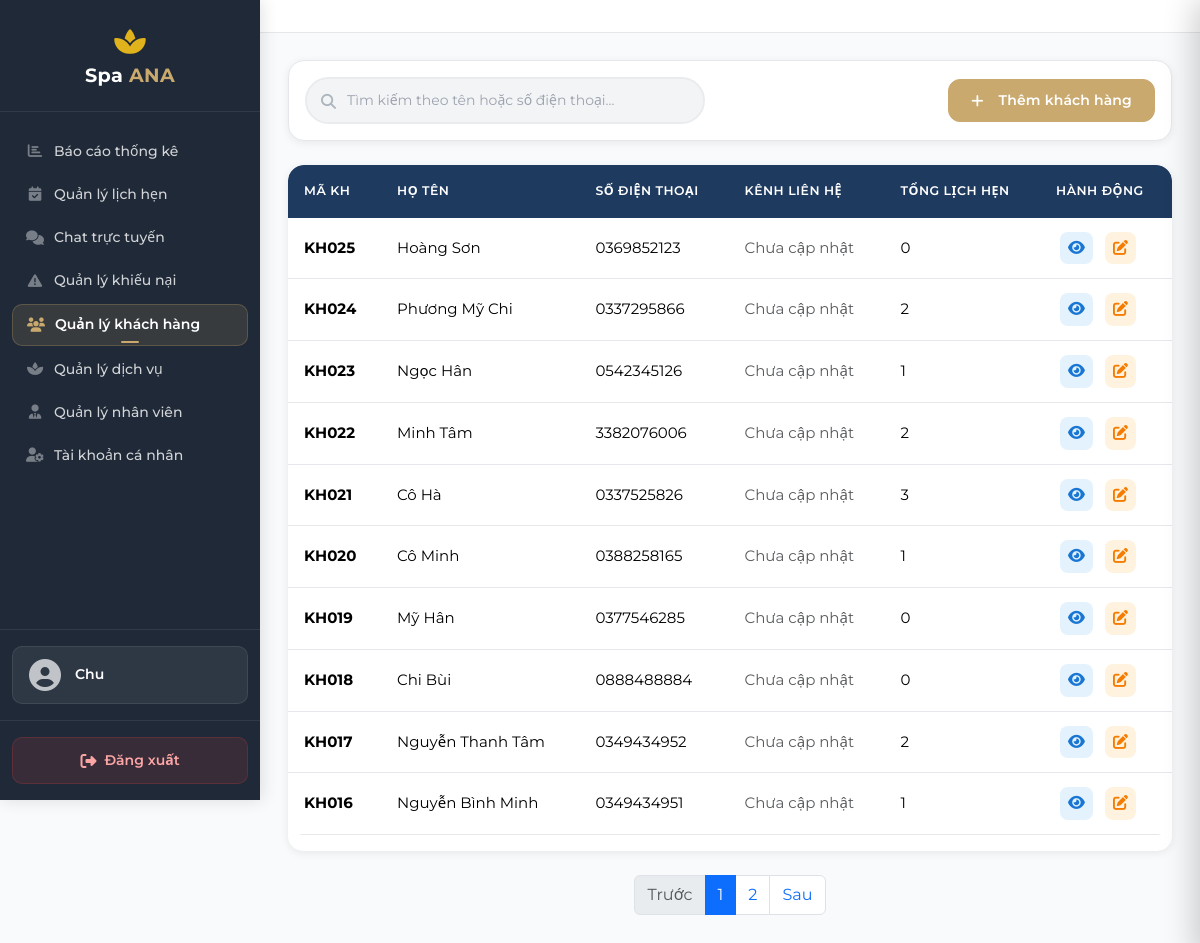
The app's page /manage/customers/ (signed in), older data.
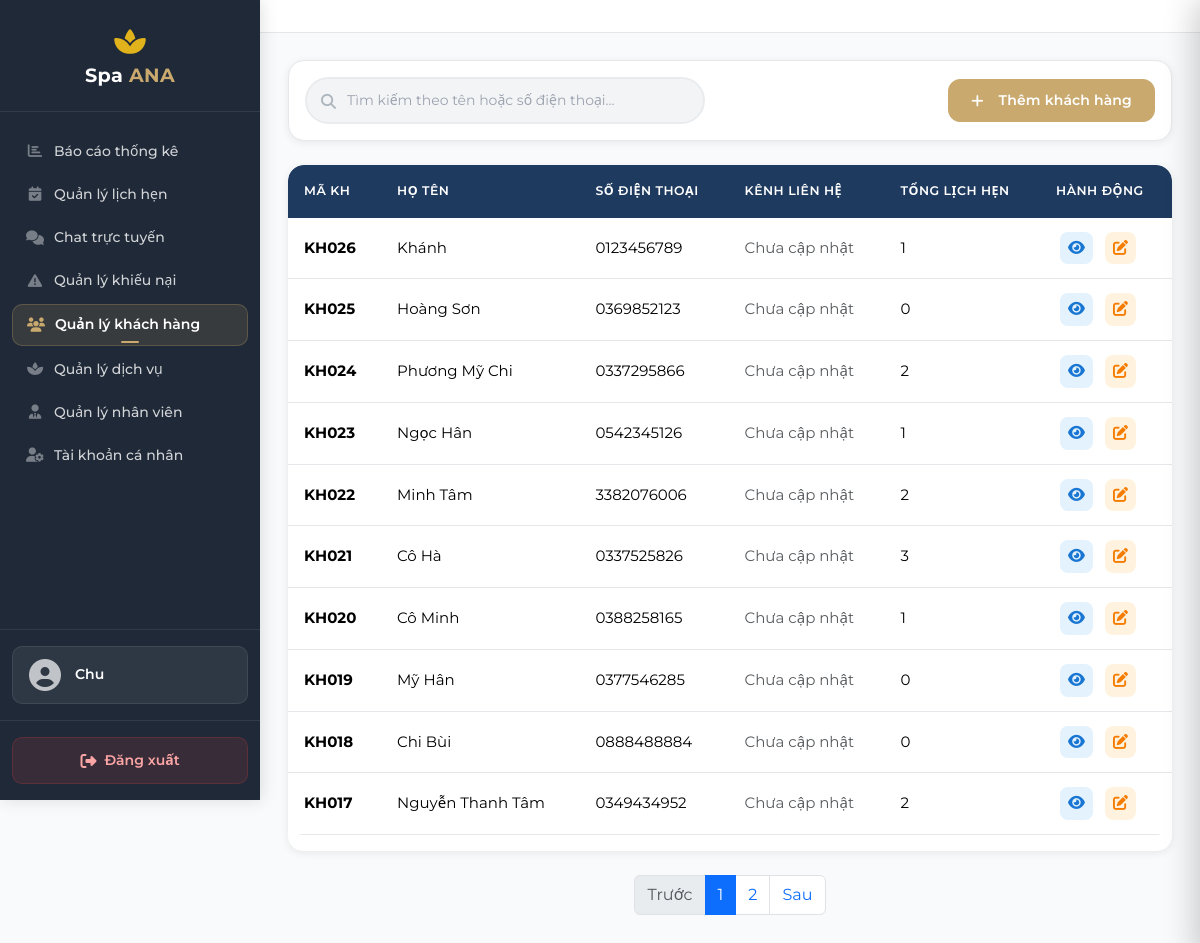
The same page, newer data.
### customers/models.py (models this page shows, shortened)
class CustomerProfile(models.Model):
    GENDER_CHOICES = [
        ('Nam', 'Nam'),
        ('Nu', 'Nữ'),
        ('Khac', 'Khác'),
    ]
    user = models.OneToOneField(
        User, on_delete=models.SET_NULL,
        null=True, blank=True,
        related_name='customer_profile',
        verbose_name='User'
    )
    phone = models.CharField(max_length=15, unique=True, verbose_name='Số điện thoại')
    full_name = models.CharField(max_length=100, verbose_name='Họ và tên')
    email = models.CharField(max_length=255, blank=True, null=True, unique=True, verbose_name='Email')
    gender = models.CharField(max_length=10, choices=GENDER_CHOICES, blank=True, null=True, verbose_name='Giới tính')
    dob = models.DateField(blank=True, null=True, verbose_name='Ngày sinh')
    address = models.CharField(max_length=255, blank=True, null=True, verbose_name='Địa chỉ')
    notes = models.CharField(max_length=1000, blank=True, null=True, verbose_name='Ghi chú')
    contact_channel = models.CharField(max_length=20, blank=True, null=True, verbose_name='Kênh liên hệ')
    created_at = models.DateTimeField(auto_now_add=True, verbose_name='Thời điểm tạo hồ sơ')
    updated_at = models.DateTimeField(auto_now=True, null=True, blank=True, verbose_name='Thời điểm cập nhật gần nhất')
    class Meta:
        db_table = 'customer_profiles'
        verbose_name = 'Khách hàng'
        verbose_name_plural = 'Khách hàng'
        ordering = ['-created_at']
        indexes = [models.Index(fields=['phone'])]
        constraints = [
            models.CheckConstraint(
                check=models.Q(gender__in=['Nam', 'Nu', 'Khac']) | models.Q(gender__isnull=True),
                name='customerprofile_gender_valid'
            )
        ]

### customers/views.py (the view, shortened to what this page needs)
# urls.py: path('manage/customers/', views.admin_customers, name='admin_customers'),
@login_required(login_url='accounts:login')
def admin_customers(request):
    if not (request.user.is_staff or request.user.is_superuser):
        messages.error(request, 'Bạn không có quyền truy cập trang này.')
        return redirect('pages:home')
    search_query = request.GET.get('search', '').strip()
    customers_qs = CustomerProfile.objects.select_related('user').filter(
        Q(user__isnull=True) | Q(user__is_staff=False, user__is_superuser=False)
    )
    if search_query:
        customers_qs = customers_qs.filter(
            Q(full_name__icontains=search_query) |
            Q(phone__icontains=search_query)
        )
    customers_qs = customers_qs.order_by('-created_at')
    from django.core.paginator import Paginator, EmptyPage, PageNotAnInteger
    paginator = Paginator(customers_qs, 10) # 10 items per page
    page_number = request.GET.get('page', 1)
    try:
        customers = paginator.get_page(page_number)
    except PageNotAnInteger:
        customers = paginator.get_page(1)
    except EmptyPage:
        customers = paginator.get_page(paginator.num_pages)
    return render(request, 'customers/admin_customers.html', {
        'customers': customers,
        'search_query': search_query,
    })

### templates/customers/admin_customers.html (shortened to what this page needs)
{% extends "manage/base.html" %}
{% load static %}
{% block content %}
<div class="card mb-4">
    <div class="card-body">
        <div class="row align-items-center">
            <div class="col-md-8">
                <form method="GET" action="{% url 'customers:admin_customers' %}" class="search-box m-0 w-100" id="searchFilterForm">
                    <i class="fas fa-search"></i>
                    <input type="text" class="form-control" name="search" id="searchInput" placeholder="Tìm kiếm theo tên hoặc số điện thoại..." value="{{ search_query }}">
                </form>
            </div>
            <div class="col-md-4 text-md-end mt-3 mt-md-0">
                <button class="btn btn-warning" data-bs-toggle="modal" data-bs-target="#addCustomerModal">
                    <i class="fas fa-plus me-2"></i>Thêm khách hàng
                </button>
            </div>
        </div>
    </div>
</div>
<div class="customer-table">
    <div class="table-responsive">
        <table class="table table-hover" id="customerTable">
            <thead>
                <tr>
                    <th>Mã KH</th>
                    <th>Họ tên</th>
                    <th>Số điện thoại</th>
                    <th>Kênh liên hệ</th>
                    <th>Tổng lịch hẹn</th>
                    <th>Hành động</th>
                </tr>
            </thead>
            <tbody id="customerTableBody">
                {% for c in customers %}
                <tr>
                    <td><strong>KH{{ c.id|stringformat:"03d" }}</strong></td>
                    <td>{{ c.full_name }}</td>
                    <td>{{ c.phone }}</td>
                    <td>
                        {% if c.contact_channel %}
                            <span class="contact-badge
                                {% if c.contact_channel == 'Zalo' %}zalo
                                {% elif c.contact_channel == 'Facebook' %}facebook
                                {% elif c.contact_channel == 'Điện thoại' %}dien-thoai
                                {% elif c.contact_channel == 'Khác' %}khac
                                {% else %}mac-dinh
                                {% endif %}">
                                {{ c.contact_channel }}
                            </span>
                        {% else %}
                            <span class="text-muted">Chưa cập nhật</span>
                        {% endif %}
                    </td>
                    <td>
                        {% if c.appointments.count %}
                            {{ c.appointments.count }}
                        {% else %}
                            0
                        {% endif %}
                    </td>
                    <td>
                        <button class="action-btn view"
                            onclick="viewCustomer(
                                '{{ c.id }}',
                                '{{ c.full_name|escapejs }}',
                                '{{ c.phone|escapejs }}',
                                '{% if c.dob %}{{ c.dob|date:"Y-m-d" }}{% endif %}',
                                '{{ c.contact_channel|default:""|escapejs }}',
                                '{{ c.notes|default:""|escapejs }}',
                                '{% if c.appointments.count %}{{ c.appointments.count }}{% else %}0{% endif %}',
                                '{{ c.created_at|date:"Y-m-d" }}',
                                '{{ c.gender|default:""|escapejs }}',
                                '{{ c.address|default:""|escapejs }}'
                            )"
                            title="Xem">
                            <i class="fas fa-eye"></i>
                        </button>
                        <button class="action-btn edit"
                            onclick='editCustomer(
                                "{{ c.id }}",
                                "{{ c.full_name|escapejs }}",
                                "{{ c.phone|escapejs }}",
                                "{% if c.dob %}{{ c.dob|date:'Y-m-d' }}{% endif %}",
                                "{{ c.contact_channel|default:''|escapejs }}",
                                "{{ c.notes|default:''|escapejs }}",
                                "{{ c.gender|default:''|escapejs }}",
                                "{{ c.address|default:''|escapejs }}"
                            )'
                            title="Sửa">
                            <i class="fas fa-edit"></i>
                        </button>
                    </td>
                </tr>
                {% empty %}
                <tr>
                    <td colspan="6" class="text-center py-4">Chưa có khách hàng nào</td>
                </tr>
                {% endfor %}
            </tbody>
        </table>
    </div>
</div>
{% if customers.has_other_pages %}
<nav class="mt-4">
    <ul class="pagination justify-content-center">
        {% if customers.has_previous %}
        <li class="page-item">
            <a class="page-link" href="?page={{ customers.previous_page_number }}{% if search_query %}&search={{ search_query }}{% endif %}">Trước</a>
        </li>
        {% else %}
        <li class="page-item disabled"><a class="page-link" href="#">Trước</a></li>
        {% endif %}
        {% for num in customers.paginator.page_range %}
            {% if customers.number == num %}
            <li class="page-item active"><span class="page-link">{{ num }}</span></li>
            {% elif num > customers.number|add:'-3' and num < customers.number|add:'3' %}
            <li class="page-item"><a class="page-link" href="?page={{ num }}{% if search_query %}&search={{ search_query }}{% endif %}">{{ num }}</a></li>
            {% endif %}
        {% endfor %}
        {% if customers.has_next %}
        <li class="page-item">
            <a class="page-link" href="?page={{ customers.next_page_number }}{% if search_query %}&search={{ search_query }}{% endif %}">Sau</a>
        </li>
        {% else %}
        <li class="page-item disabled"><a class="page-link" href="#">Sau</a></li>
        {% endif %}
    </ul>
</nav>
{% endif %}
<div class="position-fixed bottom-0 end-0 p-3" style="z-index: 1100">
</div>
{% endblock %}

### templates/manage/base.html (shortened to what this page needs)
{% load static %}
<!DOCTYPE html>
<html lang="vi">
<head>
    <link href="https://cdn.jsdelivr.net/npm/bootstrap@5.3.2/dist/css/bootstrap.min.css" rel="stylesheet">
    <link href="https://cdnjs.cloudflare.com/ajax/libs/font-awesome/6.5.1/css/all.min.css" rel="stylesheet">
    <link rel="stylesheet" href="{% static 'css/style.css' %}?v={% now 'His' %}">
    <link rel="stylesheet" href="{% static 'css/admin.css' %}?v={% now 'His' %}">
</head>
<body>
    <div class="admin-layout">
        {% include 'manage/includes/sidebar.html' %}
        <div class="admin-content">
            {% include 'manage/includes/header.html' %}
            <main class="admin-main">
                {% block content %}{% endblock %}
            </main>
        </div>
    </div>
</body>
</html>

### templates/manage/includes/sidebar.html (shortened to what this page needs)
{% load static %}
<nav class="admin-sidebar" id="sidebar">
    <div class="sidebar-header">
        <i class="fas fa-spa fa-2x mb-2" style="color: #E0B21B;"></i>
        <h3>Spa <span>ANA</span></h3>
    </div>
    <ul class="nav flex-column sidebar-nav">
        {% if request.user.is_superuser %}
        <li class="nav-item">
            <a class="nav-link {% if request.resolver_match.url_name == 'admin_reports' %}active{% endif %}" href="{% url 'reports:admin_reports' %}">
                <i class="fas fa-chart-bar"></i>
                Báo cáo thống kê
            </a>
        </li>
        {% endif %}
        <li class="nav-item">
            <a class="nav-link {% if request.resolver_match.url_name == 'admin_appointments' %}active{% endif %}" href="{% url 'appointments:admin_appointments' %}">
                <i class="fas fa-calendar-check"></i>
                <span class="sidebar-link-label">Quản lý lịch hẹn</span>
            </a>
        </li>
        <li class="nav-item">
            <a class="nav-link sidebar-chat-link {% if request.resolver_match.url_name == 'admin_live_chat' %}active{% endif %}" href="{% url 'chat:admin_live_chat' %}">
                <i class="fas fa-comments"></i>
                <span class="sidebar-link-label">Chat trực tuyến</span>
            </a>
        </li>
        <li class="nav-item">
            <a class="nav-link {% if request.resolver_match.url_name == 'admin_complaints' %}active{% endif %}" href="{% url 'complaints:admin_complaints' %}">
                <i class="fas fa-exclamation-triangle"></i>
                <span class="sidebar-link-label">Quản lý khiếu nại</span>
            </a>
        </li>
        <li class="nav-item">
            <a class="nav-link {% if request.resolver_match.url_name == 'admin_customers' %}active{% endif %}" href="{% url 'customers:admin_customers' %}">
                <i class="fas fa-users"></i>
                Quản lý khách hàng
            </a>
        </li>
        <li class="nav-item">
            <a class="nav-link {% if request.resolver_match.url_name == 'admin_services' %}active{% endif %}" href="{% url 'spa_services:admin_services' %}">
                <i class="fas fa-spa"></i>
                Quản lý dịch vụ
            </a>
        </li>
        {% if request.user.is_superuser %}
        <li class="nav-item">
            <a class="nav-link {% if request.resolver_match.url_name == 'admin_staff' %}active{% endif %}" href="{% url 'staff:admin_staff' %}">
                <i class="fas fa-user-tie"></i>
                Quản lý nhân viên
            </a>
        </li>
        {% endif %}
        <li class="nav-item">
            <a class="nav-link {% if request.resolver_match.url_name == 'admin_profile' %}active{% endif %}" href="{% url 'admin_panel:admin_profile' %}">
                <i class="fas fa-user-cog"></i>
                Tài khoản cá nhân
            </a>
        </li>
    </ul>
    <div class="sidebar-user-info">
        <div class="user-avatar-section">
            <div class="user-avatar">
                <i class="fas fa-user-circle"></i>
            </div>
            <div class="user-name">
                {% if request.user.customerprofile.full_name %}
                    {{ request.user.customerprofile.full_name }}
                {% else %}
                    {{ request.user.username }}
                {% endif %}
            </div>
        </div>
    </div>
    <div class="sidebar-footer">
        <a href="{% url 'admin_panel:admin_logout' %}" class="btn btn-logout logout-link">
            <i class="fas fa-sign-out-alt"></i>
            Đăng xuất
        </a>
    </div>
</nav>

### templates/manage/includes/header.html (shortened to what this page needs)
{% load static %}
<header class="admin-header">
</header>

Row changes from the older to the newer data that the page shows:
no longer on this page (row unchanged): CustomerProfile: id "016", full_name "Nguyễn Bình Minh", phone "0349434951", shows "Chưa cập nhật", appointments.count "1"
added CustomerProfile: id "026", full_name "Khánh", phone "0123456789", shows "Chưa cập nhật", appointments.count "1"
